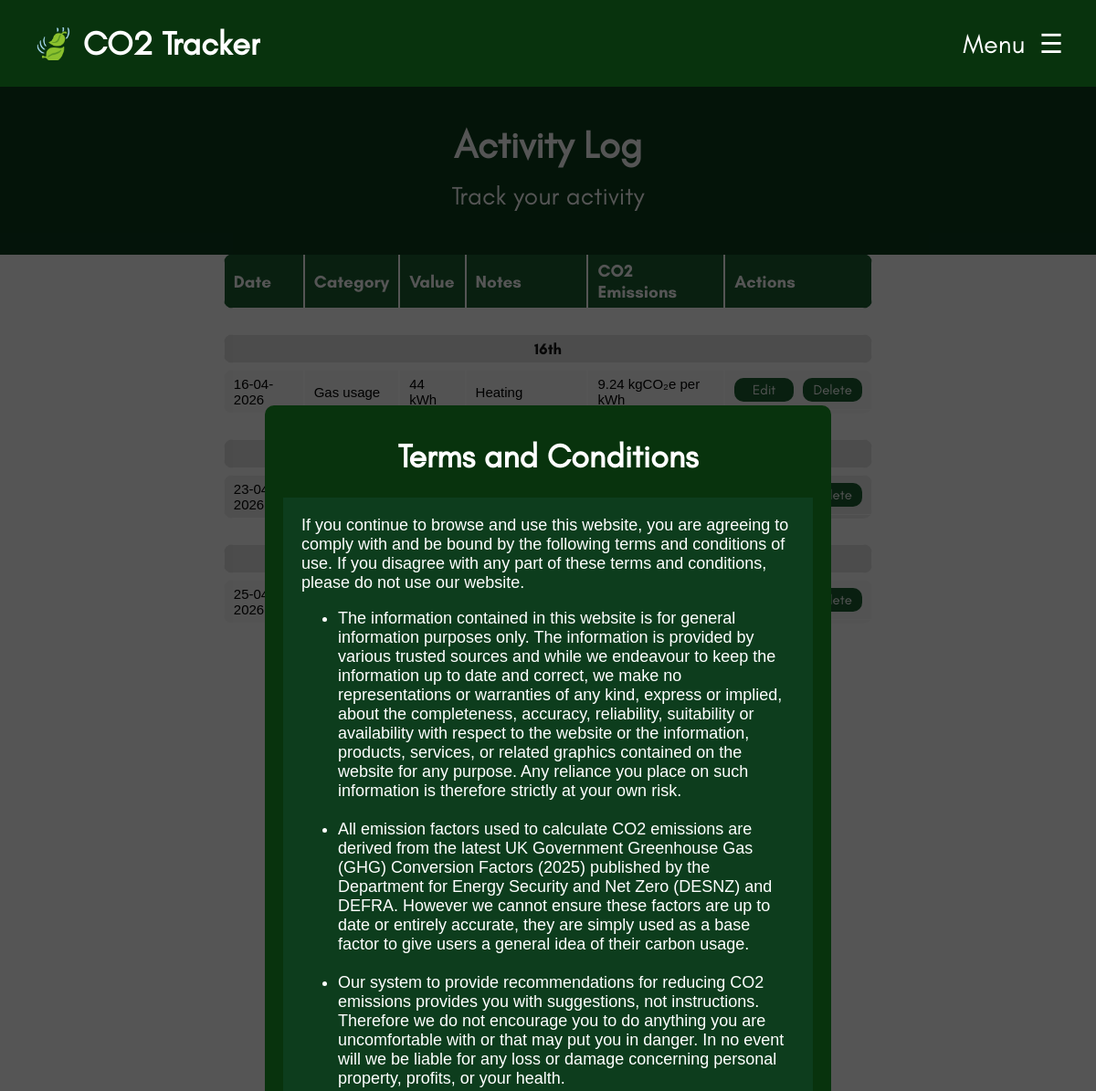
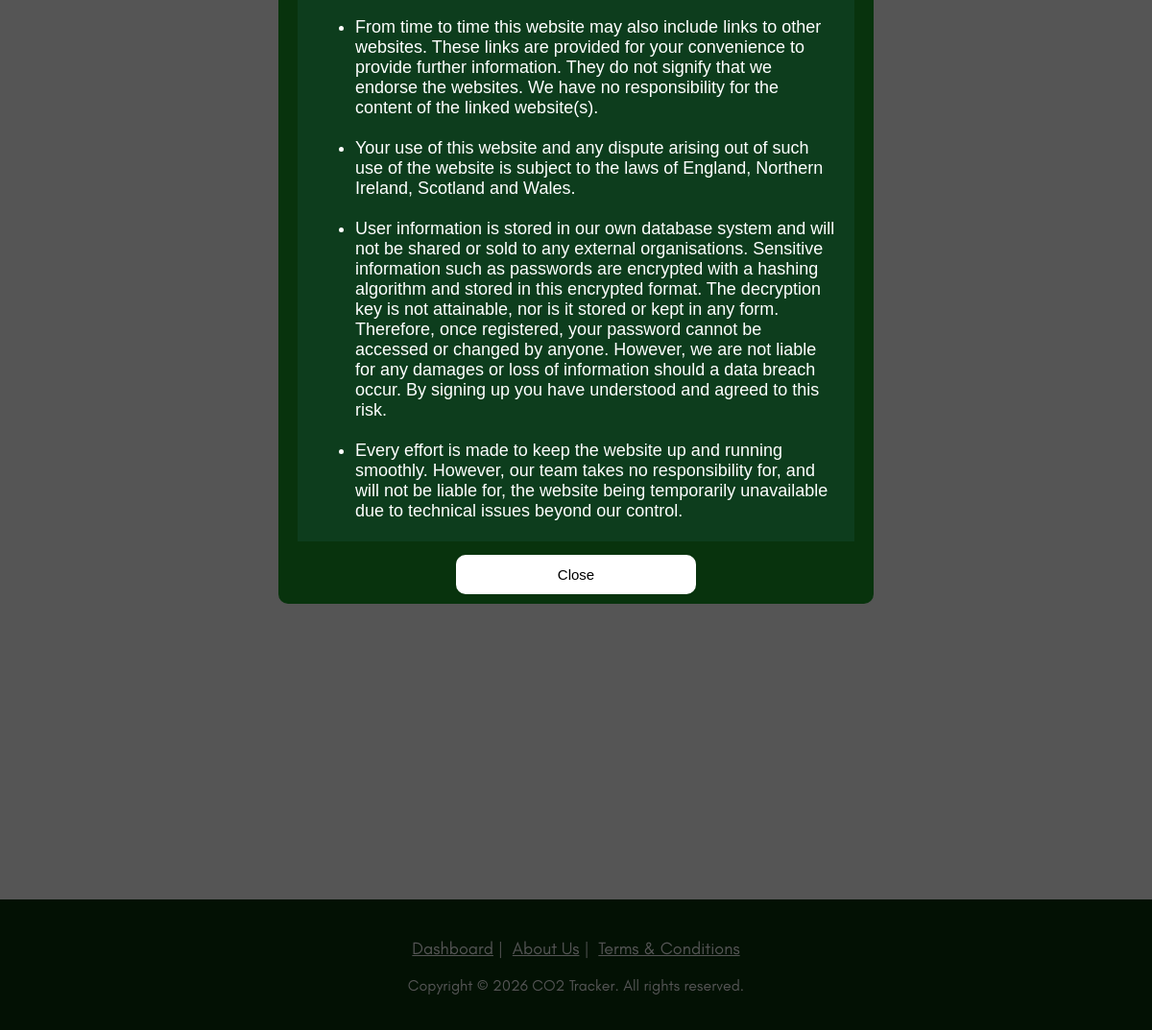
The app's page /activity-log.php?show-terms=1 (signed in) with its own data (2 pictures, top to bottom).
### tables this page shows
CREATE TABLE Activity_Log
(
	Log_ID INTEGER PRIMARY KEY AUTOINCREMENT,
	User_ID INTEGER NOT NULL,
	Category_ID INTEGER NOT NULL,
	Value INTEGER NOT NULL,
	Activity_Date DATETIME NOT NULL,
	Notes TEXT,
	Calculated_Emissions REAL NOT NULL
);

CREATE TABLE Emission_Category
(
	Category_ID TEXT PRIMARY KEY,
	Name TEXT NOT NULL,
	Description TEXT NOT NULL,
	Unit TEXT NOT NULL,
	Average REAL NOT NULL,
	Emission_Factor REAL NOT NULL,
	Emission_Unit TEXT NOT NULL
);

### components/functions.php (the view, shortened to what this page needs)
<?php
if (isset($_GET['show-terms'])) {
    echo '
        <div id="tc-overlay" style="display: flex !important;">
          <div class="content">
            <h1>Terms and Conditions</h1>
            <div id="scroll-box">
                If you continue to browse and use this website, you are agreeing to comply with and be bound by the following terms and conditions of use. If you disagree with any part of these terms and conditions, please do not use our website.
                <br>
                <ul>
                    <li>The information contained in this website is for general information purposes only. The information is provided by various trusted sources and while we endeavour to keep the information up to date and correct, we make no representations or warranties of any kind, express or implied, about the completeness, accuracy, reliability, suitability or availability with respect to the website or the information, products, services, or related graphics contained on the website for any purpose. Any reliance you place on such information is therefore strictly at your own risk.
                    </li><br>
                    <li>All emission factors used to calculate CO2 emissions are derived from the latest UK Government Greenhouse Gas (GHG) Conversion Factors (2025) published by the Department for Energy Security and Net Zero (DESNZ) and DEFRA. However we cannot ensure these factors are up to date or entirely accurate, they are simply used as a base factor to give users a general idea of their carbon usage.
                    </li><br>
                    <li>Our system to provide recommendations for reducing CO2 emissions provides you with suggestions, not instructions. Therefore we do not encourage you to do anything you are uncomfortable with or that may put you in danger. In no event will we be liable for any loss or damage concerning personal property, profits, or your health.
                    </li><br>
                    <li>From time to time this website may also include links to other websites. These links are provided for your convenience to provide further information. They do not signify that we endorse the websites. We have no responsibility for the content of the linked website(s).
                    </li><br>
                    <li>Your use of this website and any dispute arising out of such use of the website is subject to the laws of England, Northern Ireland, Scotland and Wales.
                    </li><br>
                    <li>User information is stored in our own database system and will not be shared or sold to any external organisations. Sensitive information such as passwords are encrypted with a hashing algorithm and stored in this encrypted format. The decryption key is not attainable, nor is it stored or kept in any form. Therefore, once registered, your password cannot be accessed or changed by anyone. However, we are not liable for any damages or loss of information should a data breach occur. By signing up you have understood and agreed to this risk.
                    </li><br>
                    <li>Every effort is made to keep the website up and running smoothly. However, our team takes no responsibility for, and will not be liable for, the website being temporarily unavailable due to technical issues beyond our control.
                    </li><br>
                </ul>
            </div>
            <br>
            <button id="tc-accept-btn" onclick="closeTC()">Close</button>
          </div>
        </div>
    ';
}
function dbConnect()
{
  $db = new SQLite3(__DIR__ . "/data.db");
  $db->enableExceptions(true);
  return $db;
}
function DisplayActivityLog()
{
  $current_month_datetime = new DateTime('first day of this month 00:00:00');
  $current_m_y = $current_month_datetime->format('m-y');
  $selected_month_param = isset($_GET['date']) ? $_GET['date'] : $current_m_y;
  $selected_month_datetime = DateTime::createFromFormat('m-y', $selected_month_param);
  $selected_month_datetime->modify('first day of this month 00:00:00');
  $prev_month = (clone $selected_month_datetime)->modify('-1 month')->format('m-y');
  echo "<div class='activity-month-select-container'>";
  echo "<a href='?date=$prev_month' class='month-select-arrow'>❮</a>";
  echo "<p class='activity-month-header'>" . $selected_month_datetime->format('F Y') . "</p>";
  echo "</div>";
  DisplayThisMonthsActivities($selected_month_datetime);
}
function DisplayThisMonthsActivities($selected_month_datetime)
{
    $db = dbConnect();
    $month = $selected_month_datetime->format('m-Y');
    $stmt = $db->prepare("
            SELECT AL.*, U.Username, C.Name, C.Unit, C.Emission_Unit
            FROM Activity_Log AL
            INNER JOIN User U ON AL.User_ID = U.User_ID
            INNER JOIN Emission_Category C ON AL.Category_ID = C.Category_ID
            WHERE U.User_ID = :user_id
            AND substr(Activity_Date, 4, 7) = :selected_month
            ORDER BY AL.Activity_Date ASC
        ");
    $stmt->bindValue(':user_id', $_SESSION['user_id'], SQLITE3_INTEGER);
    $stmt->bindValue(':selected_month', $month, SQLITE3_TEXT);
    $results = $stmt->execute();
    if ($results) {
    $lastDate = "";
    echo "
            <table class='activities-table'>
            <tr>
                <th>Date</th>
                <th>Category</th>
                <th>Value</th>
                <th>Notes</th>
                <th>CO2 Emissions</th>
                <th>Actions</th>
            </tr>";
    while ($row = $results->fetchArray(SQLITE3_ASSOC)) {
        $currentDate = $row['Activity_Date'];
        $dateTime = DateTime::createFromFormat('d-m-Y', $currentDate);
        $dateFormatted = $dateTime->format('jS');
        if ($currentDate !== $lastDate) {
        echo "
                    <tr></tr>
                    <tr></tr>
                    <tr></tr>
                    <tr class='date-break'>
                        <td colspan='6'><p>" . $dateFormatted . "</p></td>
                    </tr>";
        $lastDate = $currentDate;
        }
        $logId = $row['Log_ID'];
        $escapedNotes = htmlspecialchars($row['Notes'], ENT_QUOTES);
        $escapedValue = htmlspecialchars($row['Value'], ENT_QUOTES);
        $dateForEditInput = $dateTime->format('Y-m-d');
        echo "
                <tr id='row-{$logId}'>
                    <td>{$row['Activity_Date']}</td>
                    <td>{$row['Name']}</td>
                    <td>{$row['Value']} {$row['Unit']}</td>
                    <td>{$row['Notes']}</td>
                    <td>{$row['Calculated_Emissions']} {$row['Emission_Unit']}</td>
                    <td class='action-buttons'>
                        <button onclick='openEditModal({$logId}, \"{$dateForEditInput}\", \"{$escapedValue}\", \"{$escapedNotes}\")' class='edit-delete-button'>Edit</button>
                        <button onclick='confirmDelete({$logId})' class='edit-delete-button'>Delete</button>
                    </td>
                </tr>";
    }
    echo "</table>";
    echo "<div class='add-activity-btn-container'><button onclick='openAddModal()' class='add-activity-btn'>+ Add Activity</button></div>";
    }
    else {
        echo "No activities found or query failed.";
    }
}
?>

### css/style.css (style rules this page uses)
:root { --lighter-theme-colour: #1b5e31; --main-theme-colour: #0d3d1d; --darker-theme-colour: #08330d; --error-colour: #ff1313; }
body { margin-block: 0; min-height: 100vh; display: flex; flex-direction: column; font-size: 18px; font-family: Arial, Helvetica, sans-serif; }
.activity-month-select-container { display: flex; justify-content: space-between; align-items: center; margin-bottom: 20px; }
.activity-month-header { font-family: Glacial Indifference; font-size: 30px; text-align: center; }
.month-select-arrow { font-size: 30px; color: var(--main-theme-colour); cursor: pointer; text-decoration: none; }
.activities-table { font-family: arial, sans-serif; font-size: 15px; width: 100%; border-collapse: separate; border-spacing: 0px 7px; border-radius: 10px; margin-bottom: 50px; }
table td, th { border: 1px solid white; text-align: left; padding: 6px 10px; height: 2em; }
th { font-family: 'Glacial Indifference Bold'; background-color: var(--lighter-theme-colour); color: white; font-size: 19px; }
.date-break td { height: 0.5rem !important; padding: 0px !important; background-color: #e3e3e3 !important; text-align: center !important; }
.date-break td p { margin: 5px !important; font-size: 17px; font-family: 'Glacial Indifference Bold'; opacity: 0.9; }
table tr:nth-child(even) { background-color: #f8f8f8; }
table tr { clip-path: xywh(0 0 100% 100% round 0.7em); background-color: #ededed; }
.edit-delete-button { border-radius: 10px; padding: 4px 10px; color: white; width: 65px; font-family: 'Glacial Indifference'; font-size: 15px; background-color: var(--lighter-theme-colour); border: none; cursor: pointer; }
.action-buttons { display: flex; justify-content: center; align-items: center; gap: 10px; }
.add-activity-btn { border-radius: 10px; padding: 6px 10px; color: white; font-size: 18px; font-family: 'Glacial Indifference'; background-color: var(--lighter-theme-colour); border: none; cursor: pointer; margin: 0 auto; width: 250px; }
.add-activity-btn-container { text-align: center; margin-top: -30px; margin-bottom: 80px; }

### css/termsconditions.css (style rules this page uses)
#tc-overlay { position: fixed; z-index: 999; top: 0; left: 0; height: 100%; width: 100%; display: none; align-items: center; justify-content: center; background-color: #000a; color: #fff; }
#tc-overlay .content { height: 60%; width: 50%; display: flex; align-items: center; justify-content: center; flex-direction: column; background-color: var(--darker-theme-colour); padding: 10px; border-radius: 10px; }
#tc-overlay .content h1 { font-family: Glacial Indifference; }
#tc-overlay .content #scroll-box { padding: 20px; max-width: 90%; background-color: var(--main-theme-colour); -ms-overflow-style: none; scrollbar-width: thin; overflow-x: hidden !important; }
#tc-overlay .content #tc-accept-btn { background-color: var(--lighter-theme-colour); border-color: var(--darker-theme-colour); color: #fff; margin-top: -7px; }
#tc-accept-btn { border-radius: 10px; padding: 4px; width: 250px; height: 43px; color: black !important; font-size: 15px; border: none; cursor: pointer; background-color: white !important; }

### records on screen
activity_log: Activity_Date "16th", Activity_Date "16-04-2026", Category_ID.Name "Gas usage", Value "44", Category_ID.Unit "kWh", Notes "Heating", Calculated_Emissions "9.24", Category_ID.Emission_Unit "kgCO₂e per kWh"
activity_log: Activity_Date "23-04-2026"
activity_log: Activity_Date "25-04-2026"
